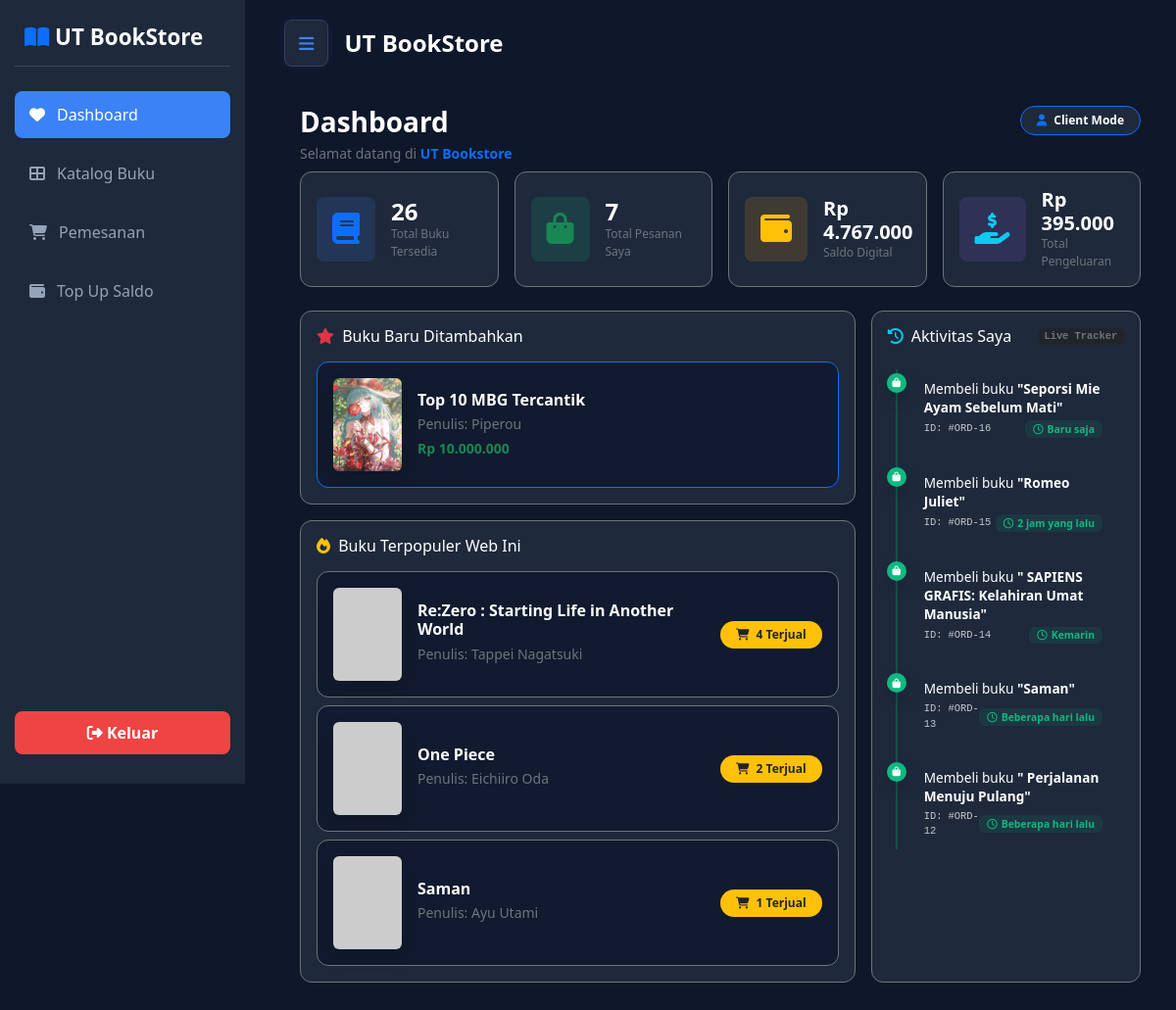
The page /dashboard_user.php (signed in) on the database its author committed.
### tables this page shows
CREATE TABLE `users` (
  `id` int(11) NOT NULL,
  `username` varchar(100) DEFAULT NULL,
  `password` varchar(255) NOT NULL,
  `role` enum('admin','client') DEFAULT 'client',
  `saldo` int(11) DEFAULT 0
);

CREATE TABLE `books` (
  `id` int(11) NOT NULL,
  `judul` varchar(255) NOT NULL,
  `penulis` varchar(100) NOT NULL,
  `kategori` varchar(50) DEFAULT NULL,
  `harga` int(11) NOT NULL,
  `gambar` varchar(255) NOT NULL,
  `deskripsi` text DEFAULT NULL
);

CREATE TABLE `orders` (
  `id` int(11) NOT NULL,
  `user_id` int(11) NOT NULL,
  `book_id` int(11) NOT NULL,
  `total_harga` int(11) NOT NULL,
  `metode_pembayaran` varchar(50) NOT NULL,
  `tanggal` timestamp NOT NULL DEFAULT current_timestamp(),
  `tipe_pengiriman` varchar(50) DEFAULT 'Ambil di Toko',
  `alamat_pengiriman` text DEFAULT NULL,
  `biaya_antar` int(11) DEFAULT 0,
  `status` enum('Lunas','Selesai') DEFAULT 'Lunas'
);

### dashboard.php (the view, shortened to what this page needs)
<?php
$user_id = $_SESSION['id'];
$query_buku = mysqli_query($conn, "SELECT COUNT(*) as total FROM books");
$total_buku = mysqli_fetch_assoc($query_buku)['total'];
$query_populer = mysqli_query($conn, "SELECT b.*, COUNT(o.book_id) as total_terjual
                                      FROM books b
                                      JOIN orders o ON b.id = o.book_id
                                      GROUP BY b.id
                                      ORDER BY total_terjual DESC
                                      LIMIT 3");
$query_pesanan = mysqli_query($conn, "SELECT COUNT(*) as total FROM orders WHERE user_id = '$user_id'");
$total_pesanan = mysqli_fetch_assoc($query_pesanan)['total'];
$query_user = mysqli_query($conn, "SELECT saldo FROM users WHERE id = '$user_id'");
$data_user = mysqli_fetch_assoc($query_user);
$saldo_user = $data_user['saldo'] ?? 0;
$query_pengeluaran = mysqli_query($conn, "SELECT SUM(total_harga) as total FROM orders WHERE user_id = '$user_id'");
$total_pengeluaran = mysqli_fetch_assoc($query_pengeluaran)['total'] ?? 0;
$query_terbaru = mysqli_query($conn, "SELECT * FROM books ORDER BY id DESC LIMIT 1");
$data_terbaru = mysqli_fetch_assoc($query_terbaru);
$gambar_nama = $data_terbaru['gambar'] ?? '';
$gambar_path = "img/" . $gambar_nama;
if (empty($gambar_nama) || !file_exists($gambar_path)) {
    $gambar_display = "https://via.placeholder.com/150x200?text=No+Cover";
} else {
    $gambar_display = $gambar_path;
}
$query_activity = mysqli_query($conn, "SELECT orders.id, orders.metode_pembayaran, books.judul
                                       FROM orders
                                       JOIN books ON orders.book_id = books.id
                                       WHERE orders.user_id = '$user_id'
                                       ORDER BY orders.id DESC LIMIT 5");
?>
<div class="p-3">
    <div class="d-flex justify-content-between align-items-start mb-2 gap-3">
        <div class="d-flex align-items-center gap-3">
            <div>
                <h1 class="text-white fw-bold m-0 h3">Dashboard</h1>
                <p class="text-secondary small mt-1 mb-0">Selamat datang di <strong class="text-primary">UT Bookstore</strong></p>
            </div>
        </div>
        <div class="badge border border-primary px-3 py-2 rounded-pill text-white" style="background-color: #1e293b; white-space: nowrap;">
            <i class="fas fa-user text-primary me-1"></i> Client Mode
        </div>
    </div>
    <div class="row row-cols-1 row-cols-sm-2 row-cols-xl-4 g-3 mb-2 mt-18">
        <div class="col">
            <a href="dashboard_user.php?page=katalog" class="text-decoration-none">
            <div class="card hover-stat border-secondary p-3 h-100 d-flex flex-row align-items-center gap-3" style="background-color: #1e293b; border-radius: 12px;">
                <div class="p-3 rounded-3 text-primary" style="background-color: rgba(59, 130, 246, 0.15);">
                    <i class="fas fa-book fa-2x"></i>
                </div>
                <div>
                    <h3 class="text-white fw-bold m-0 h4"><?= $total_buku ?></h3>
                    <p class="text-secondary small m-0" style="font-size: 0.75rem;">Total Buku Tersedia</p>
                </div>
            </div>
            </a>
        </div>
        <div class="col">
            <a href="dashboard_user.php?page=pemesanan" class="text-decoration-none">
            <div class="card hover-stat border-secondary p-3 h-100 d-flex flex-row align-items-center gap-3" style="background-color: #1e293b; border-radius: 12px;">
                <div class="p-3 rounded-3 text-success" style="background-color: rgba(16, 185, 129, 0.15);">
                    <i class="fas fa-shopping-bag fa-2x"></i>
                </div>
                <div>
                    <h3 class="text-white fw-bold m-0 h4"><?= $total_pesanan ?></h3>
                    <p class="text-secondary small m-0" style="font-size: 0.75rem;">Total Pesanan Saya</p>
                </div>
            </div>
            </a>
        </div>
        <div class="col">
            <a href="dashboard_user.php?page=topup" class="text-decoration-none">
            <div class="card hover-stat border-secondary p-3 h-100 d-flex flex-row align-items-center gap-3" style="background-color: #1e293b; border-radius: 12px;">
                <div class="p-3 rounded-3 text-warning" style="background-color: rgba(245, 158, 11, 0.15);">
                    <i class="fas fa-wallet fa-2x"></i>
                </div>
                <div>
                    <h3 class="text-white fw-bold m-0 h5">Rp <?= number_format($saldo_user, 0, ',', '.') ?></h3>
                    <p class="text-secondary small m-0" style="font-size: 0.75rem;">Saldo Digital</p>
                </div>
            </div>
            </a>
        </div>
        <div class="col">
            <a href="#" class="text-decoration-none">
            <div class="card hover-stat border-secondary p-3 h-100 d-flex flex-row align-items-center gap-3" style="background-color: #1e293b; border-radius: 12px;">
                <div class="p-3 rounded-3 text-info" style="background-color: rgba(139, 92, 246, 0.15);">
                    <i class="fas fa-hand-holding-usd fa-2x"></i>
                </div>
                <div>
                    <h3 class="text-white fw-bold m-0 h5">Rp <?= number_format($total_pengeluaran, 0, ',', '.') ?></h3>
                    <p class="text-secondary small m-0" style="font-size: 0.75rem;">Total Pengeluaran</p>
                </div>
            </div>
            </a>
        </div>
    </div>
    <div class="row g-3 mt-0">
        <div class="col-12 col-lg-8 d-flex flex-column gap-3">
            <div class="card border-secondary p-3" style="background-color: #1e293b; border-radius: 12px;">
                <h3 class="text-white h6 mb-3">
                    <i class="fas fa-star text-danger me-1"></i> Buku Baru Ditambahkan
                </h3>
                <?php if($data_terbaru): ?>
                    <div class="card border-primary p-3 d-flex flex-row align-items-center gap-3" style="background-color: #111a2e; border-radius: 12px;">
                        <img src="<?= $gambar_display ?>" alt="Cover" class="rounded shadow" style="width: 70px; height: 95px; object-fit: cover; cursor: pointer;" onclick="bukaKatalogPopup(<?= $data_terbaru['id'] ?>)">
                        <div>
                            <h4 class="text-white h6 m-0 fw-bold" style="cursor: pointer;" onclick="bukaKatalogPopup(<?= $data_terbaru['id'] ?>)">
                                <?= htmlspecialchars($data_terbaru['judul']) ?>
                            </h4>
                            <p class="text-secondary small my-1">Penulis: <?= htmlspecialchars($data_terbaru['penulis']) ?></p>
                            <p class="text-success fw-bold m-0 small">Rp <?= number_format($data_terbaru['harga'], 0, ',', '.') ?></p>
                        </div>
                    </div>
                <?php else: ?>
                    <p class="text-secondary small m-0">Belum ada buku baru.</p>
                <?php endif; ?>
            </div>
            <div class="card border-secondary p-3" style="background-color: #1e293b; border-radius: 12px;">
                <h3 class="text-white h6 mb-3">
                    <i class="fas fa-fire text-warning me-1"></i> Buku Terpopuler Web Ini
                </h3>
                <div class="d-flex flex-column gap-2">
                    <?php if(mysqli_num_rows($query_populer) > 0): ?>
                        <?php while($pop = mysqli_fetch_assoc($query_populer)):
                            $pop_img_path = "img/" . $pop['gambar'];
                            if (empty($pop['gambar']) || !file_exists($pop_img_path)) {
                                $pop_img_display = "https://via.placeholder.com/150x200?text=No+Cover";
                            } else {
                                $pop_img_display = $pop_img_path;
                            }
                        ?>
                            <div class="card border-secondary p-3 d-flex flex-row align-items-center gap-3" style="background-color: #111a2e; border-radius: 12px;">
                                <img src="<?= $pop_img_display ?>" alt="Cover" class="rounded shadow" style="width: 70px; height: 95px; object-fit: cover; cursor: pointer;" onclick="bukaKatalogPopup(<?= $pop['id'] ?>)">
                                <div class="w-100 d-flex justify-content-between align-items-center">
                                    <div>
                                        <h4 class="text-white h6 m-0 fw-bold" style="cursor: pointer;" onclick="bukaKatalogPopup(<?= $pop['id'] ?>)">
                                            <?= htmlspecialchars($pop['judul']) ?>
                                        </h4>
                                        <p class="text-secondary small my-1">Penulis: <?= htmlspecialchars($pop['penulis'] ?? 'Anonim') ?></p>
                                    </div>
                                    <div class="text-end">
                                        <span class="badge bg-warning text-dark px-3 py-2 rounded-pill fw-bold" style="font-size: 0.75rem;">
                                            <i class="fas fa-shopping-cart me-1"></i> <?= $pop['total_terjual'] ?> Terjual
                                        </span>
                                    </div>
                                </div>
                            </div>
                        <?php endwhile; ?>
                    <?php else: ?>
                        <p class="text-secondary small m-0">Belum ada data penjualan buku.</p>
                    <?php endif; ?>
                </div>
            </div>
        </div>
        <div class="col-12 col-lg-4">
            <div class="card border-secondary p-3 h-100" style="background-color: #1e293b; border-radius: 12px;">
                <h3 class="text-white h6 mb-3 d-flex align-items-center justify-content-between">
                    <span><i class="fas fa-history text-info me-1"></i> Aktivitas Saya</span>
                    <span class="badge bg-dark text-secondary font-monospace" style="font-size: 0.65rem;">Live Tracker</span>
                </h3>
                <div class="ps-2 pt-2">
                    <ul class="list-unstyled m-0 civ-timeline-premium">
                        <?php if(mysqli_num_rows($query_activity) > 0):
                            $counter = 0;
                            while($act = mysqli_fetch_assoc($query_activity)):
                                $counter++;
                                if($counter == 1) {
                                    $time_label = "Baru saja";
                                    $pulse_class = "pulse-indicator";
                                } elseif($counter == 2) {
                                    $time_label = "2 jam yang lalu";
                                    $pulse_class = "";
                                } elseif($counter == 3) {
                                    $time_label = "Kemarin";
                                    $pulse_class = "";
                                } else {
                                    $time_label = "Beberapa hari lalu";
                                    $pulse_class = "";
                                }
                            ?>
                                <li class="position-relative timeline-item-premium mb-3">
                                    <div class="position-absolute d-flex align-items-center justify-content-center rounded-circle text-white shadow <?= $pulse_class ?>"
                                         style="left: -11px; top: 4px; width: 20px; height: 20px; background-color: #10b981; font-size: 0.6rem;">
                                        <i class="fas fa-shopping-bag"></i>
                                    </div>
                                    <div class="m-0 row">
                                        <p class="text-white small m-0" style="font-size: 0.85rem; line-height: 1.4;">
                                            Membeli buku <strong>"<?= htmlspecialchars($act['judul']) ?>"</strong>
                                        </p>
                                        <div class="d-flex justify-content-between align-items-center mt-1">
                                            <small class="text-white font-monospace text-opacity-75" style="font-size: 0.65rem;">
                                                ID: #ORD-<?= $act['id'] ?>
                                            </small>
                                            <span class="badge rounded px-2 py-0.5" style="font-size: 0.65rem; background: rgba(16, 185, 129, 0.1); color: #10b981;">
                                                <i class="far fa-clock me-1"></i><?= $time_label ?>
                                            </span>
                                        </div>
                                    </div>
                                </li>
                            <?php endwhile; ?>
                        <?php endif; ?>
                    </ul>
                </div>
            </div>
        </div>
    </div>
</div>

### rows shown on the page
users: saldo "4.767.000"
books: gambar (picture), judul "Top 10 MBG Tercantik", penulis "Piperou", harga "10.000.000"
books: judul "Re:Zero : Starting Life in Another World", penulis "Tappei Nagatsuki", total_terjual "4"
books: judul "One Piece", penulis "Eichiiro Oda", total_terjual "2"
books: judul "Saman", penulis "Ayu Utami", total_terjual "1"
orders: book.judul "Seporsi Mie Ayam Sebelum Mati", id "16", time_label "Baru saja"
orders: book.judul "Romeo Juliet", id "15", time_label "2 jam yang lalu"
orders: book.judul "SAPIENS GRAFIS: Kelahiran Umat Manusia", id "14", time_label "Kemarin"
orders: book.judul "Saman", id "13", time_label "Beberapa hari lalu"
orders: book.judul "Perjalanan Menuju Pulang", id "12", time_label "Beberapa hari lalu"

### other values the page prints
$total_buku "26"
$total_pesanan "7"
$total_pengeluaran "395.000"
